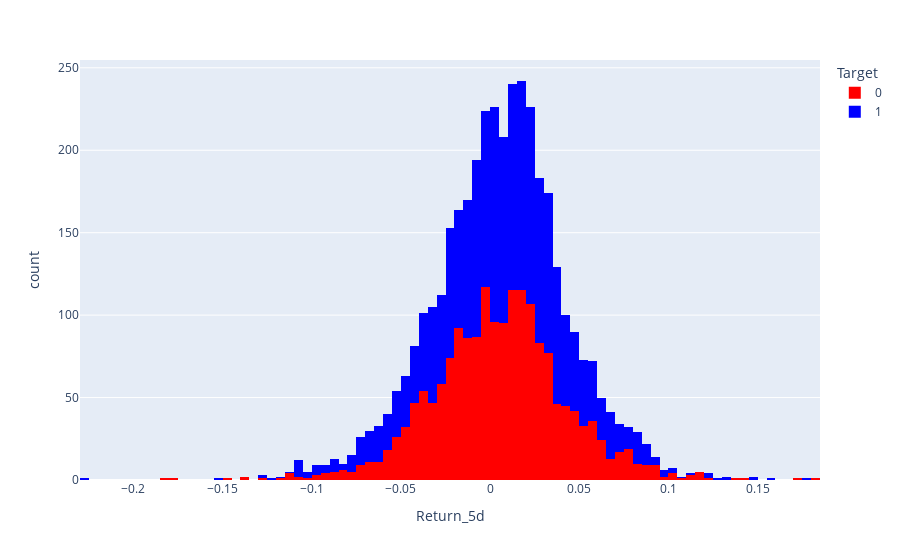

This figure's notebook cell:
### Code cell
px.histogram(stock_df, x = 'Return_5d', color = 'Target', color_discrete_sequence = ['red', 'blue'])

### Figure 1 — Plotly figure (JSON) as saved in the notebook; plotly's stock layout.template omitted (floating-point values rounded to 4 significant figures; data arrays with more than 128 entries replaced by an {"elided": "..."} marker saying what was removed)
{"data": [{"bingroup": "x", "hovertemplate": "Target=0<br>Return_5d=%{x}<br>count=%{y}<extra></extra>", "legendgroup": "0", "marker": {"color": "red", "pattern": {"shape": ""}}, "name": "0", "orientation": "v", "showlegend": true, "type": "histogram", "x": {"elided": "1817 float values"}, "xaxis": "x", "yaxis": "y"}, {"bingroup": "x", "hovertemplate": "Target=1<br>Return_5d=%{x}<br>count=%{y}<extra></extra>", "legendgroup": "1", "marker": {"color": "blue", "pattern": {"shape": ""}}, "name": "1", "orientation": "v", "showlegend": true, "type": "histogram", "x": {"elided": "2048 float values"}, "xaxis": "x", "yaxis": "y"}], "layout": {"barmode": "relative", "legend": {"title": {"text": "Target"}, "tracegroupgap": 0}, "margin": {"t": 60}, "xaxis": {"anchor": "y", "domain": [0, 1], "title": {"text": "Return_5d"}}, "yaxis": {"anchor": "x", "domain": [0, 1], "title": {"text": "count"}}}}
